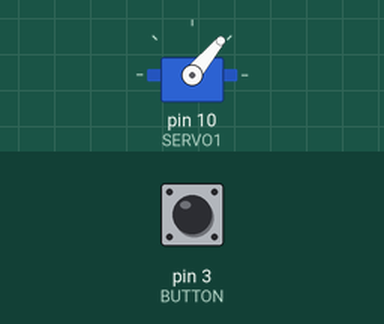
Simulated run of this sketch. Board: Arduino Uno, built with avr-gcc and run on an emulated ATmega328P. Parts: servo. The test bench sets the inputs (shaded band); at power-on: pin 3 (BUTTON) HIGH. Random numbers use the default seed unless the sketch sets one.

Above: at 0.2 s.
At 4.97 s:
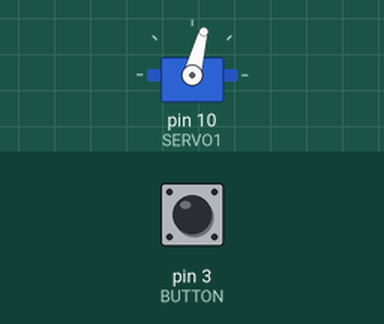
At 16.4 s:
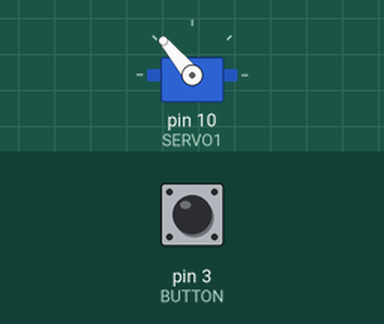
At 32.8 s:
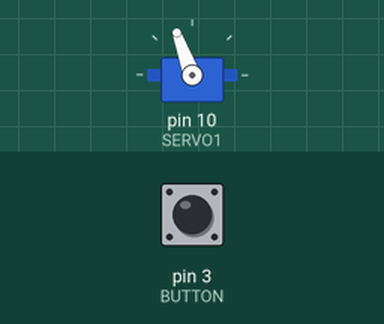
Timing chart, 0 to 40.0 s (numbered marks = the images above):
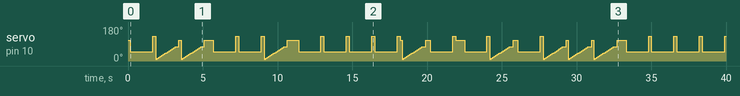

Measured:
- by itself, servo on pin 10 (SERVO1): 110° → 50° at 0.15 s, → 130° 1.5 s later, → 10° 0.20 s later, → 15° 0.10 s later, … (150 changes in this stretch)

The sketch:

useless_box_v2.ino.ino
```cpp
#include <Servo.h>
const int SERVO1 = 10;
const int BUTTON = 3;
Servo myservo;
const int INITIAL_POSITION=10;
const int FINAL_POSITION=110;
int movement = 0;


void setup() {

  pinMode(3, INPUT_PULLUP);
  myservo.attach(SERVO1);
  myservo.write(INITIAL_POSITION);
  randomSeed(analogRead(A0));
  //Serial.begin(9600);
}

void loop() {
  int sensorVal = digitalRead(BUTTON);
  if (sensorVal == LOW){
    myservo.write(INITIAL_POSITION);
  }
  else{
    movement = random(0,4);
    switch(movement){
      case 0: //Standard option
      case 1:

      {
        //Serial.println("In 0,1");
        myservo.write(FINAL_POSITION);
        delay(150);
        break;
      }
      case 2: //Move slowly till the end
      {
        for (int i=INITIAL_POSITION; i<FINAL_POSITION-30; i+=5){
          myservo.write(i);
          delay(100);
        }
        delay(150);
        myservo.write(FINAL_POSITION);
        delay(150);
        break;
      }
      case 3: //Move to open and then wait
      {
        myservo.write((FINAL_POSITION-INITIAL_POSITION)/2);
        delay(1500);
        myservo.write(FINAL_POSITION+20);
        delay(200);
        break;
      }
    }
  }
}
```
